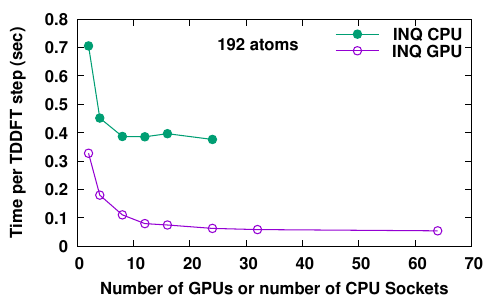

Recreate this plot in gnuplot.
set term pdf font "Helvetica Bold, 18" linewidth 1.5
set output "gpu_vs_cpu.pdf"

set style data linespoints

set key invert reverse top

set title "192 atoms       " offset 0,-3

set xlabel 'Number of GPUs or number of CPU Sockets'
set ylabel 'Time per TDDFT step (sec)'

#set log x
#set log y

plot 'gpu_vs_cpu.dat' \
	   u 1:($2/10) t ' INQ GPU' lt 6 lc 1, \
	'' u 1:($3/10) t ' INQ CPU' lt 7 lc 2, \
;

